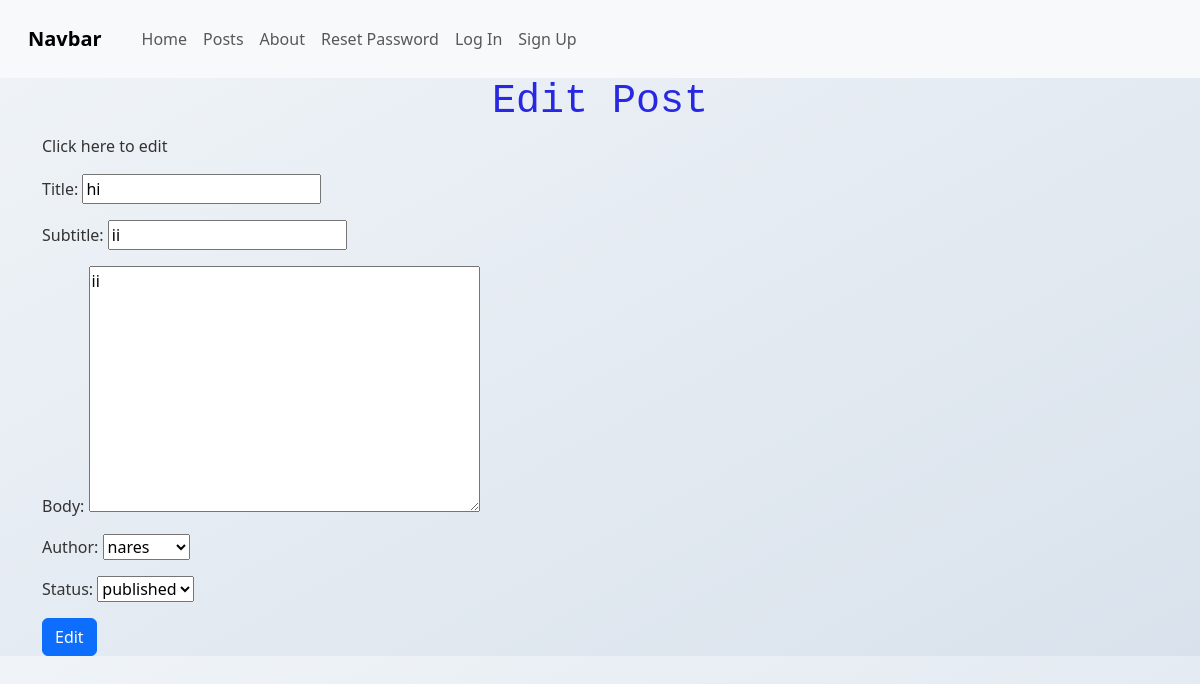
/posts/1/edit/, run on the app's committed database.
### posts/models.py (models this page shows, shortened)
class Post(models.Model):
    title = models.CharField(max_length=128)
    subtitle = models.CharField(max_length=256)
    body = models.TextField()
    author = models.ForeignKey(
        get_user_model(),
        on_delete=models.CASCADE
    )
    status = models.ForeignKey(
        Status,
        on_delete=models.CASCADE,
    )
    created_on = models.DateTimeField(auto_now_add=True)

### posts/views.py (the view)
# urls.py: path("<int:pk>/edit/", views.PostEditView.as_view(), name="edit"),
class PostEditView(UserPassesTestMixin, UpdateView):
    template_name = "posts/edit.html"
    fields = ["title", "subtitle", "body", "author", "status"]
    model = Post
    def test_func(self):
        post = self.get_object()
        if post.status.name == "published":
            return True
        elif post.status.name == "archived" and self.request.user.is_authenticated:
            return True
        else:
            return False

### posts/models.py (called while the page is built)
    def __str__(self):
        return self.name

### templates/posts/edit.html (shortened to what this page needs)
{% extends 'base.html' %}
{% block content %}
<h1>Edit Post</h1>
<P>Click here to edit</P>
<form method="POST">
    {{ form.as_p }}
    <input type="submit" class="btn btn-primary" value="Edit">
</form>
{% endblock content %}

### static/css/base.css (style rules this page uses)
h1 { text-align: center; color: rgb(40, 40, 227); font-family: 'Courier New', Courier, monospace; }
body { margin: 0; font-family: 'segoe UI', 'Segoe UI', Tahoma, Geneva, Verdana, sans-serif; background: linear-gradient(to bottom right, #f0f4f8, #d9e2ec); color: #333; }

### data on the page
Post: title "hi", subtitle "ii", body "ii", author "nares", status "published"
